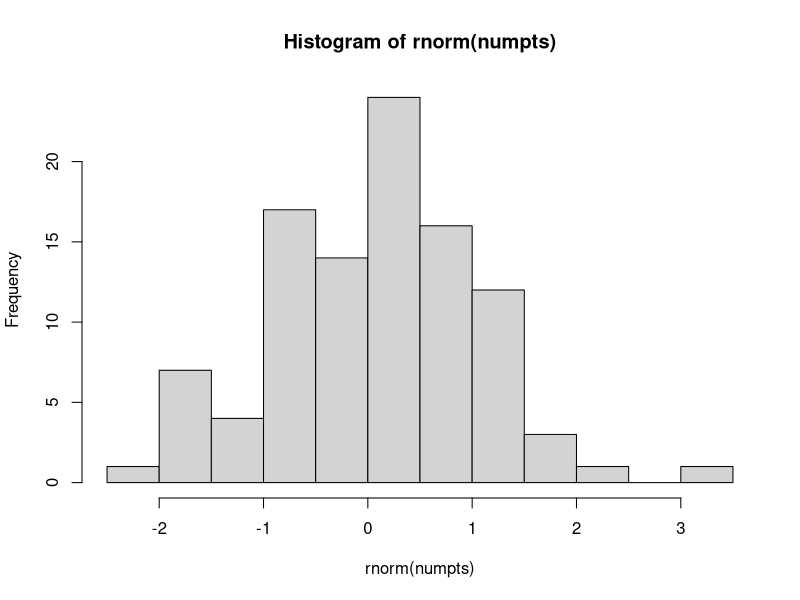
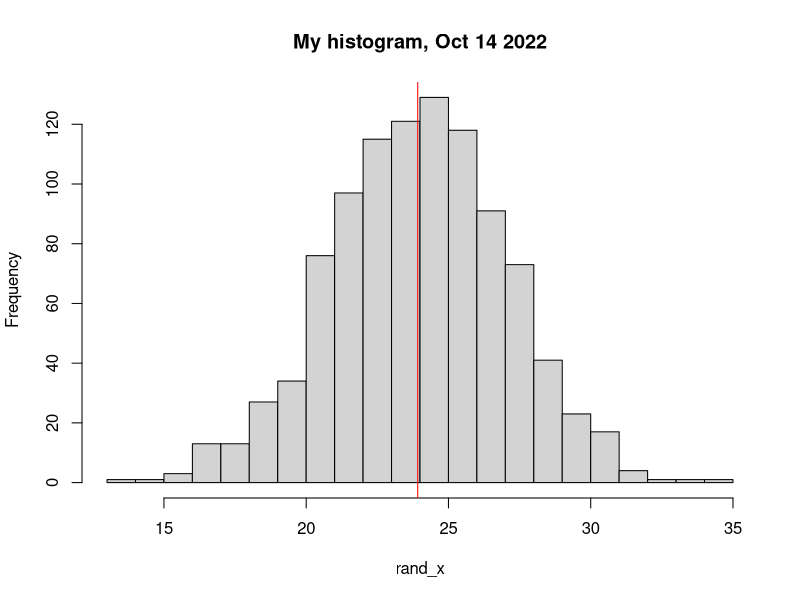

The R source for these figures, in order:
## PlotRandom.R
##
## Purpose: a function that will generate a random sample 
##          of normal deviates, plot a histogram, and maybe provide
##          some "other stuff"

## stuff from last time...
plotRandomD <- function(numpts=100) {
  hist(rnorm(numpts))
}

plotRandomD()

##############################

## Let's build in more flexibility for our function:

plotRandomNormals <- function(numpts=1000, mu=24, sigma=3, numbins=15,
                              title = "My histogram, Oct 14 2022",
                              meanColor="red",
                              seed=8675309) 
  {
  set.seed(seed)
  rand_x <- rnorm(numpts, mean=mu, sd=sigma)
  mean_x <- mean(rand_x)
  hist(rand_x, breaks=numbins, main=title)
  abline(v=mean_x, col=meanColor)
  list(Mean_x=mean_x,
       StdDev_X=sd(rand_x),
       RandomValues=rand_x)
}

plotRandomNormals()
